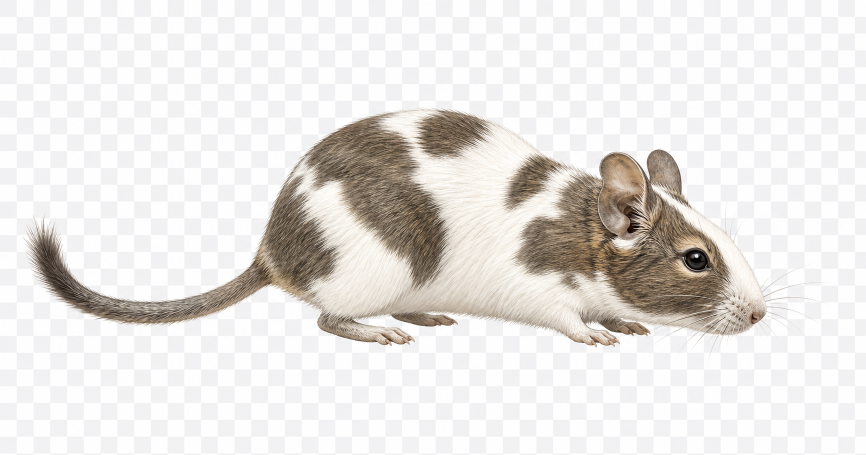
#> input picture assets/source/imagegen-sniff-pied-v1.png, 1731 x 909 px, given in place of imagegen-cursor-companion-icon-v1.png, which was not available (shown at 1/2 size)
$ python generate_windows_icon.py
#> lines starting #> are read from the running program, lines starting #| are printed output that depends on the picture
from __future__ import annotations

import argparse
from pathlib import Path

from PIL import Image


DEFAULT_SIZES = (16, 24, 32, 48, 64, 128, 256)


def make_square_icon(src: Path) -> Image.Image:
    img = Image.open(src).convert("RGBA")
    bbox = img.getchannel("A").getbbox()
#> bbox = (0, 0, 1731, 909)
    if bbox is None:
        raise ValueError(f"no visible pixels in {src}")

    cropped = img.crop(bbox)
    side = max(cropped.width, cropped.height)
#> side = 1731
    canvas = Image.new("RGBA", (side, side), (0, 0, 0, 0))
#> canvas: PIL image 1731x1731 RGBA; every value is 0
    canvas.alpha_composite(cropped, ((side - cropped.width) // 2, (side - cropped.height) // 2))
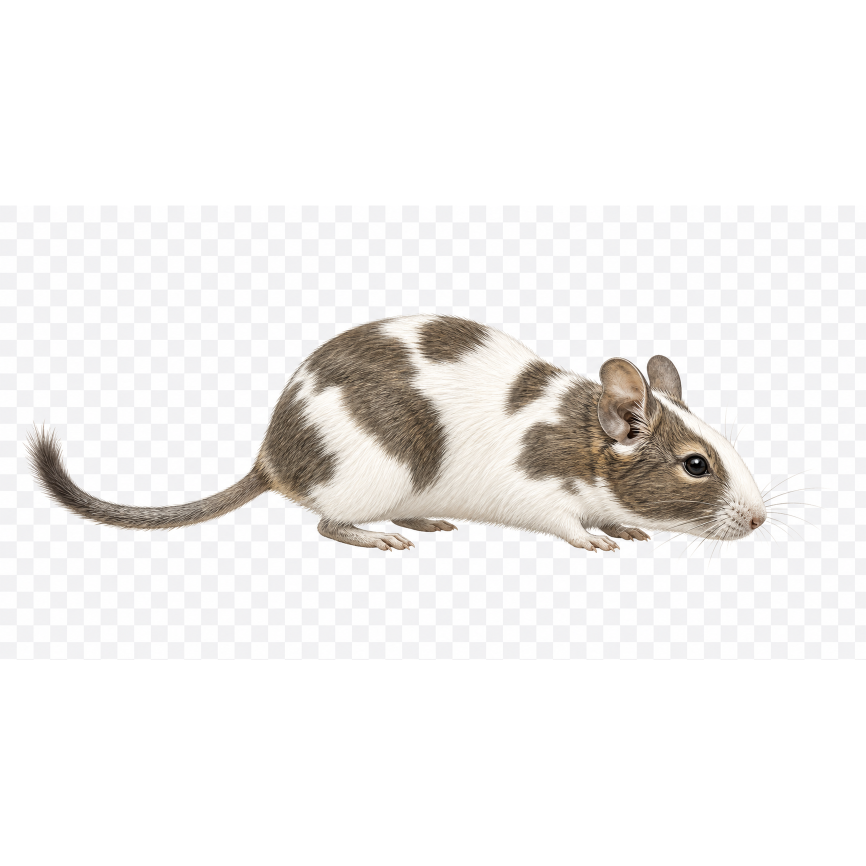
#> canvas: PIL image 1731x1731 RGBA (shown at 1/2 size); mean R, G, B, A 121.1, 119.5, 118.2, 133.9; transparent parts drawn white
    return canvas


def write_ico(master: Image.Image, path: Path, sizes: tuple[int, ...]) -> None:
    path.parent.mkdir(parents=True, exist_ok=True)
    master.save(path, format="ICO", sizes=[(size, size) for size in sizes])


def main() -> None:
    parser = argparse.ArgumentParser(description="Generate Windows ICO assets from the MofuMouse ImageGen icon.")
    parser.add_argument("--source", type=Path, default=Path("assets/source/imagegen-cursor-companion-icon-v1.png"))
    parser.add_argument("--icon", type=Path, default=Path("assets/icons/mofumouse.ico"))
    parser.add_argument("--wails-icon", type=Path, default=Path("build/windows/icon.ico"))
    parser.add_argument("--sizes", type=int, nargs="+", default=list(DEFAULT_SIZES))
    args = parser.parse_args()

    sizes = tuple(sorted(set(args.sizes)))
    if not sizes or any(size <= 0 or size > 256 for size in sizes):
        raise ValueError("icon sizes must be between 1 and 256")

    master = make_square_icon(args.source)
    write_ico(master, args.icon, sizes)
    write_ico(master, args.wails_icon, sizes)
    print(args.icon)
    print(args.wails_icon)


if __name__ == "__main__":
    main()

$ run again, on assets/source/imagegen-walk-pied-v2.png
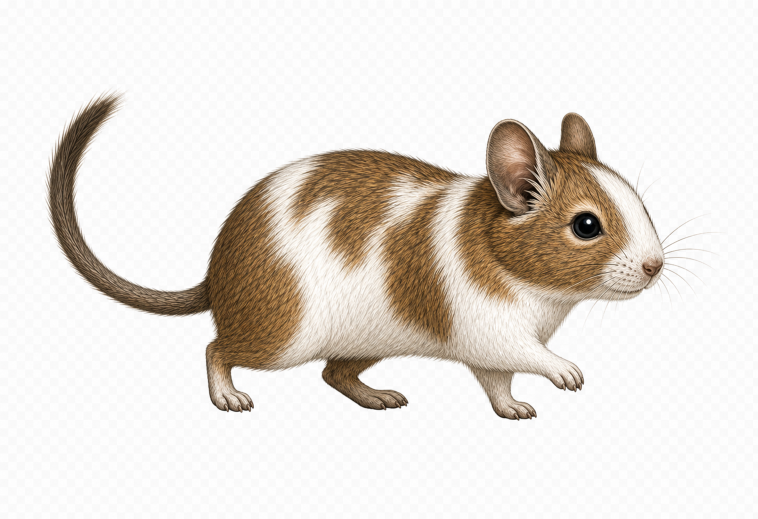
#> input picture assets/source/imagegen-walk-pied-v2.png, 1516 x 1038 px, given in place of imagegen-cursor-companion-icon-v1.png, which was not available (shown at 1/2 size)
#> bbox = (0, 0, 1516, 1038)
#> in make_square_icon, `canvas.alpha_composite(cropped, ((side - cropped.width) // 2, (side - ..`:
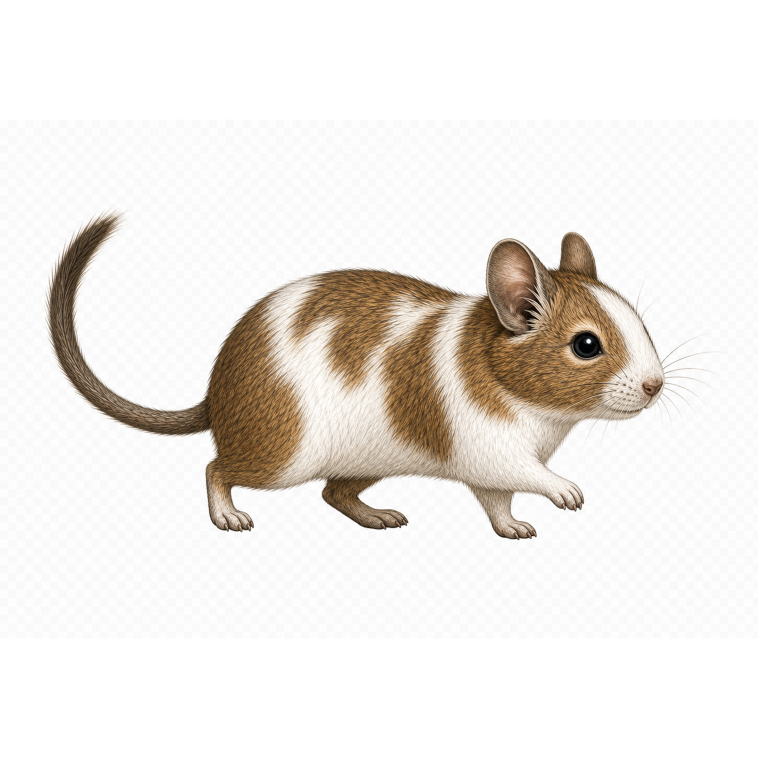
#> canvas: PIL image 1516x1516 RGBA (shown at 1/2 size); mean R, G, B, A 156.7, 152.7, 148.5, 174.6; transparent parts drawn white

$ run again, on assets/source/imagegen-walk2-dark-v1.png
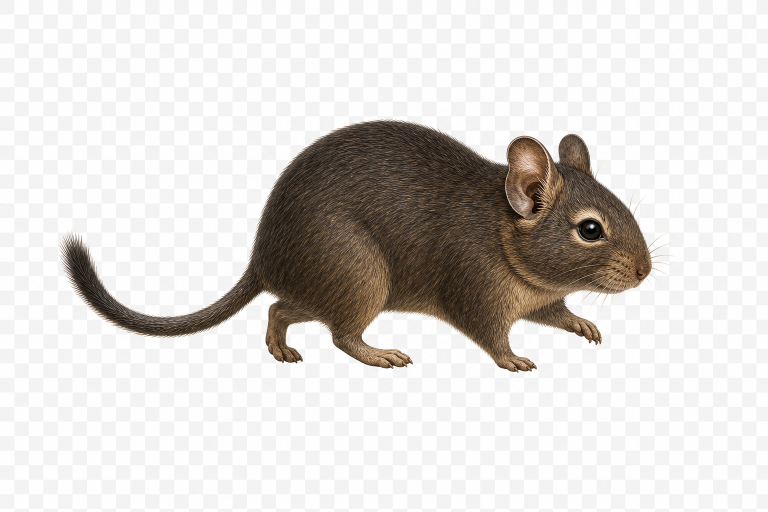
#> input picture assets/source/imagegen-walk2-dark-v1.png, 1536 x 1024 px, given in place of imagegen-cursor-companion-icon-v1.png, which was not available (shown at 1/2 size)
#> bbox = (0, 0, 1536, 1024)
#> in make_square_icon, `canvas.alpha_composite(cropped, ((side - cropped.width) // 2, (side - ..`:
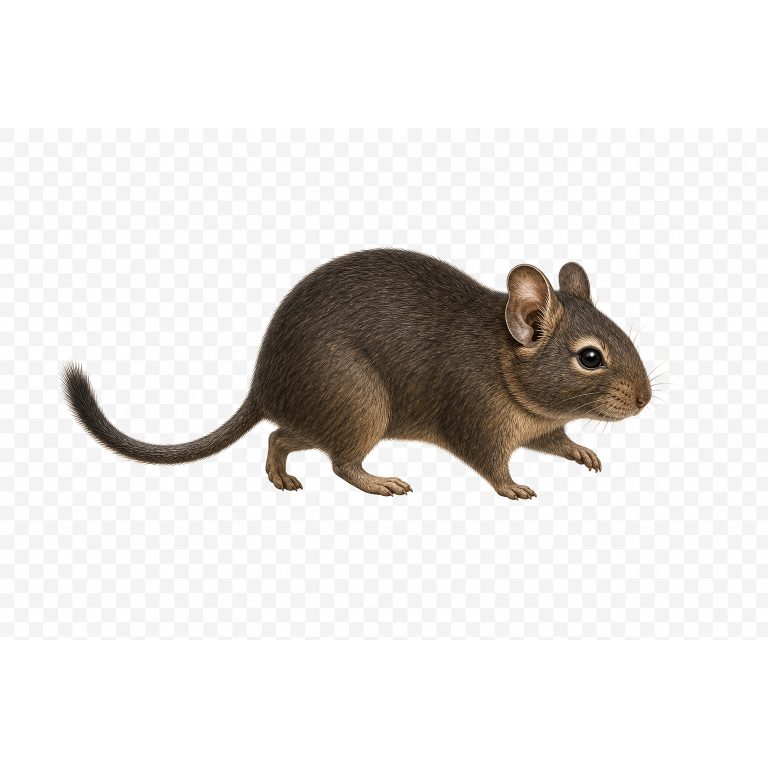
#> canvas: PIL image 1536x1536 RGBA (shown at 1/2 size); mean R, G, B, A 145.5, 143.3, 141.2, 170; transparent parts drawn white
